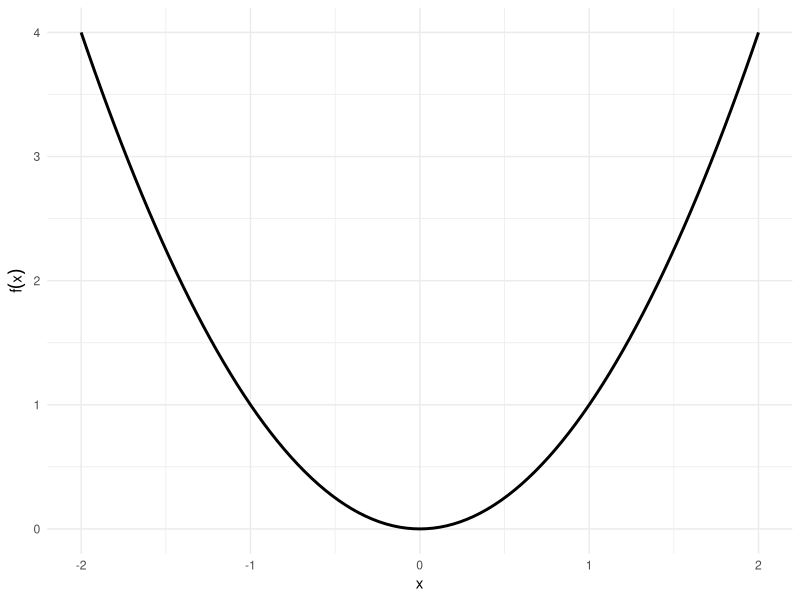
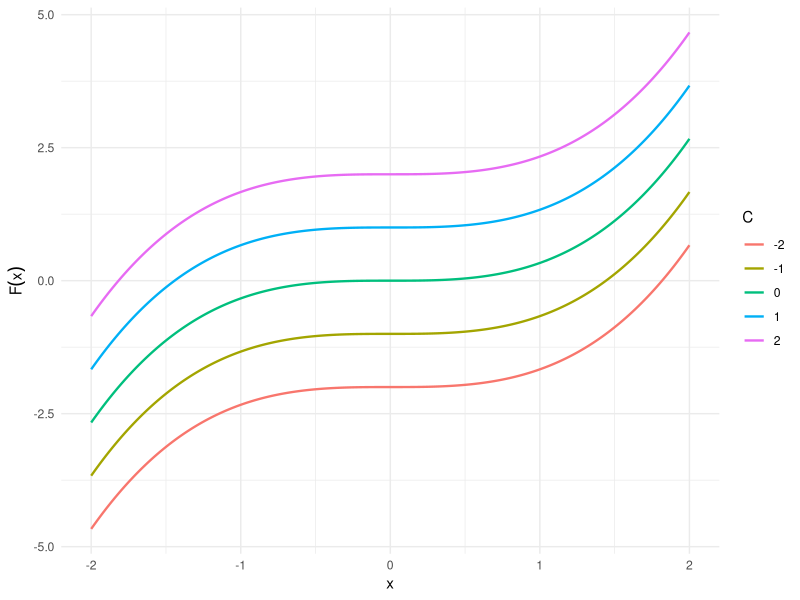
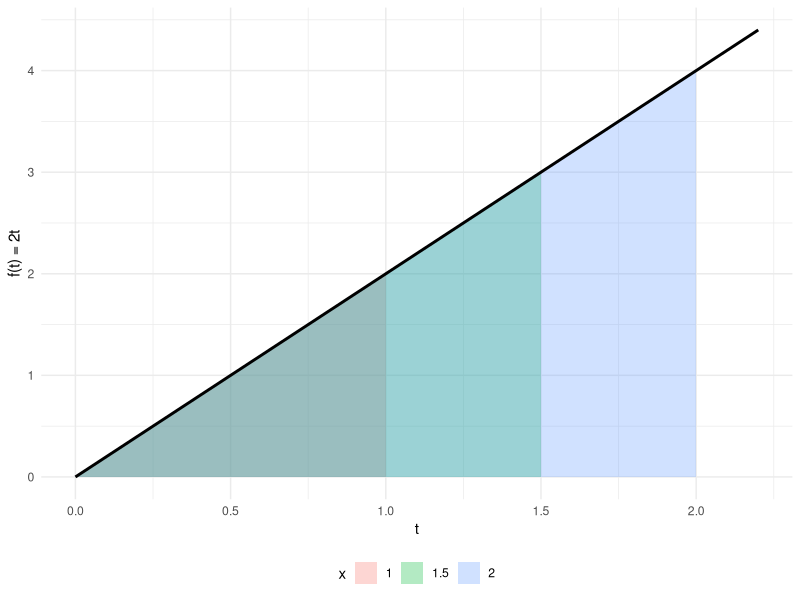
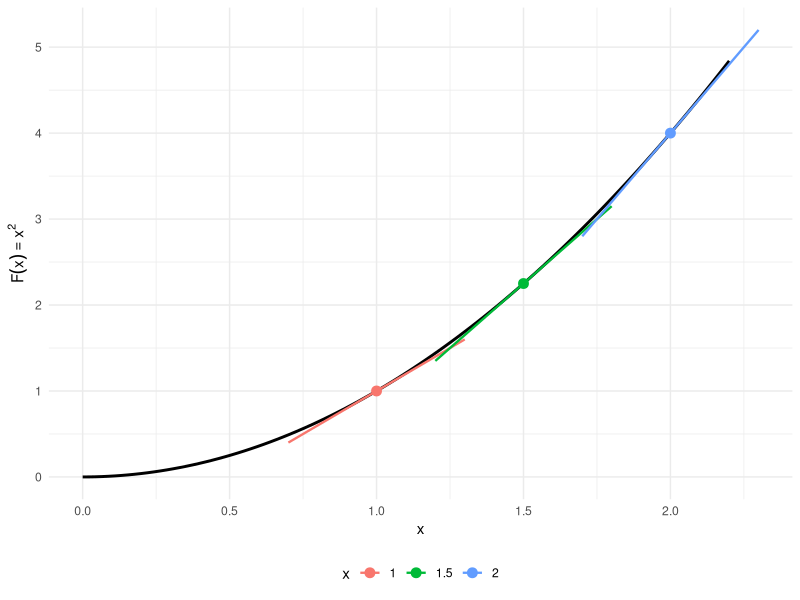
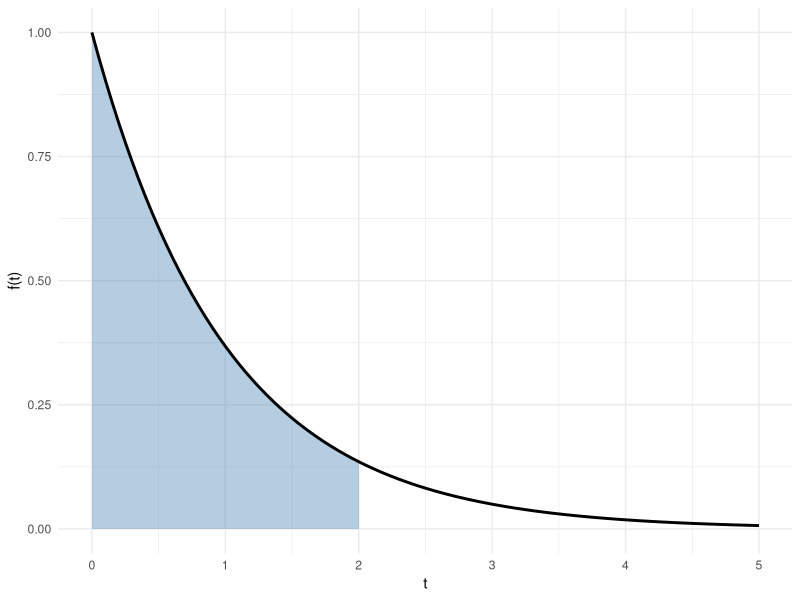
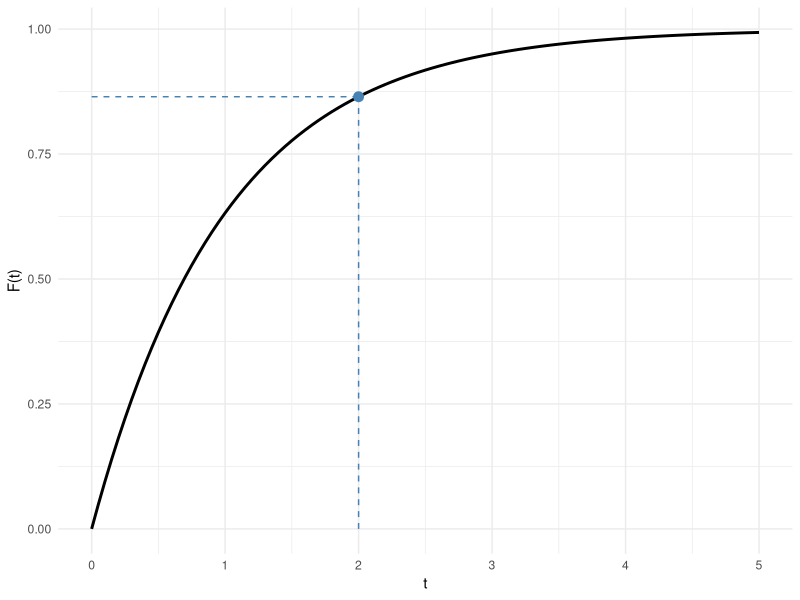

Here is the R script that generated these plots, in order:
## ---- chunk 1
#| label: setup-calc-integrals
#| include: false
library(ggplot2)
## ---- chunk 2
#| label: fig-antiderivatives-code
#| code-fold: true
#| layout-ncol: 2
#| fig-subcap:
#|   - "The function $f(x) = x^2$"
#|   - "Family of antiderivatives $F(x) = x^3/3 + C$"

ggplot() +
  geom_function(fun = \(x) x^2, xlim = c(-2, 2), linewidth = 1) +
  labs(x = "x", y = expression(f(x))) +
  theme_minimal()

C_vals <- c(-2, -1, 0, 1, 2)
x_seq <- seq(-2, 2, length.out = 200)
df <- do.call(rbind, lapply(C_vals, \(C) {
  data.frame(
    x = x_seq,
    y = x_seq^3 / 3 + C,
    C = factor(C)
  )
}))

ggplot(df, aes(x = x, y = y, color = C)) +
  geom_line(linewidth = 0.8) +
  labs(x = "x", y = expression(F(x)), color = "C") +
  theme_minimal()
## ---- chunk 3
#| label: fig-ftc-part1-code
#| code-fold: true
#| layout-ncol: 2
#| fig-subcap:
#|   - "$f(t) = 2t$; shaded areas equal $F(x)$ at $x \\in \\{1, 1.5, 2\\}$"
#|   - "$F(x) = x^2$; tangent slope at $x$ is $f(x) = 2x$"
x_marks <- c(1, 1.5, 2)
shade_df <- do.call(rbind, lapply(x_marks, \(xv) {
  data.frame(t = seq(0, xv, length.out = 100), x_upper = xv)
}))

ggplot() +
  geom_area(
    data = shade_df,
    aes(x = t, y = 2 * t, group = factor(x_upper), fill = factor(x_upper)),
    alpha = 0.3, position = "identity"
  ) +
  geom_function(fun = \(t) 2 * t, xlim = c(0, 2.2), linewidth = 1) +
  labs(x = "t", y = "f(t) = 2t", fill = "x") +
  theme_minimal() +
  theme(legend.position = "bottom")

slope_df <- data.frame(
  x = x_marks,
  Fx = x_marks^2,
  slope = 2 * x_marks
)

ggplot() +
  geom_function(fun = \(x) x^2, xlim = c(0, 2.2), linewidth = 1) +
  geom_point(
    data = slope_df,
    aes(x = x, y = Fx, color = factor(x)),
    size = 3
  ) +
  geom_segment(
    data = slope_df,
    aes(
      x = x - 0.3, xend = x + 0.3,
      y = Fx - 0.3 * slope, yend = Fx + 0.3 * slope,
      color = factor(x)
    ),
    linewidth = 0.8
  ) +
  labs(x = "x", y = expression(F(x) == x^2), color = "x") +
  theme_minimal() +
  theme(legend.position = "bottom")
## ---- chunk 4
#| label: fig-exp-pdf-cdf-code
#| code-fold: true
#| layout-ncol: 2
#| fig-subcap:
#|   - "PDF with $\\haz = 1$; shaded area $= F(2) \\approx 0.865$"
#|   - "CDF with $\\haz = 1$; point marks $F(2)$"
lam <- 1
t_max <- 5

ggplot() +
  geom_area(
    data = data.frame(t = seq(0, 2, length.out = 300)),
    aes(x = t, y = lam * exp(-lam * t)),
    fill = "steelblue", alpha = 0.4
  ) +
  geom_function(
    fun = \(t) lam * exp(-lam * t),
    xlim = c(0, t_max), linewidth = 1
  ) +
  labs(x = "t", y = "f(t)") +
  theme_minimal()

ggplot() +
  geom_function(
    fun = \(t) 1 - exp(-lam * t),
    xlim = c(0, t_max), linewidth = 1
  ) +
  geom_point(aes(x = 2, y = 1 - exp(-lam * 2)), size = 3, color = "steelblue") +
  geom_segment(
    aes(x = 2, xend = 2, y = 0, yend = 1 - exp(-lam * 2)),
    linetype = "dashed", color = "steelblue"
  ) +
  geom_segment(
    aes(x = 0, xend = 2, y = 1 - exp(-lam * 2), yend = 1 - exp(-lam * 2)),
    linetype = "dashed", color = "steelblue"
  ) +
  labs(x = "t", y = "F(t)") +
  theme_minimal()
